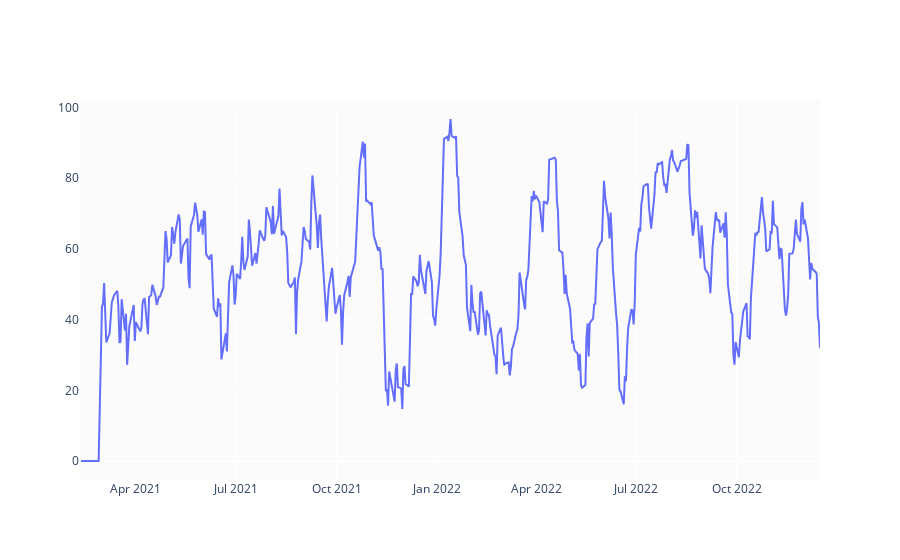

Notebook source saved alongside this figure:
### Code cell
def relative_strength_idx(df, n=14):
    close = df['Close']
    delta = close.diff()
    delta = delta[1:]
    pricesUp = delta.copy()
    pricesDown = delta.copy()
    pricesUp[pricesUp < 0] = 0
    pricesDown[pricesDown > 0] = 0    
    rollUp = pricesUp.rolling(n).mean()
    rollDown = pricesDown.abs().rolling(n).mean()
    rs = rollUp / rollDown
    rsi = 100.0 - (100.0 / (1.0 + rs))
    return rsi

df['RSI'] = relative_strength_idx(df).fillna(0)

fig = go.Figure(go.Scatter(x=df.Date, y=df.RSI, name='RSI'))
fig.show()

### Figure 1 — Plotly figure (JSON) as saved in the notebook; plotly's stock layout.template omitted (floating-point values rounded to 4 significant figures; data arrays with more than 128 entries replaced by an {"elided": "..."} marker saying what was removed)
{"data": [{"name": "RSI", "type": "scatter", "x": {"elided": "460 str values"}, "y": {"elided": "460 float values"}}], "layout": {}}
